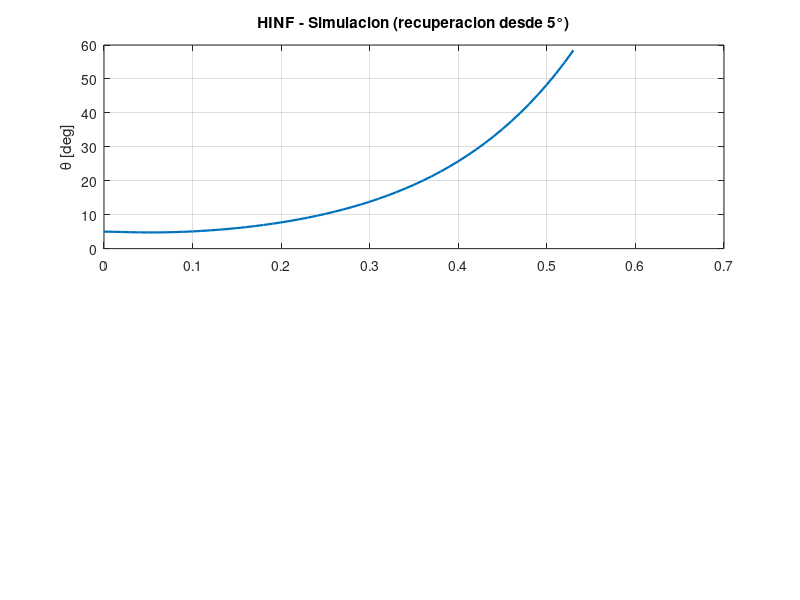

MATLAB code to generate this figure: (Note: this script raises an error after producing the figure.)
function comparar(slug)
% COMPARAR  Simula un controlador, guarda su imagen y compara con hardware.
%   comparar('lqr')   % tambien: lqg, cascada, fopid, imc, hinf
%
% - Simula el lazo cerrado (recuperacion desde theta0=5 deg) -> guarda <slug>_sim.png
% - Carga el CSV real mas reciente de ../resultados/<slug>_*.csv
% - Grafica y guarda la comparativa sim vs hardware -> <slug>_comparativa.png
% - Imprime metricas (theta_RMS, |theta|max, |u|max) de ambos.

if nargin<1, slug='hinf'; end
here   = fileparts(mfilename('fullpath'));
resdir = fullfile(here,'..','resultados');
outdir = here;

%% 1) Simulacion
[t_s, th_s, u_s] = sim_ctrl(slug);
% ---- guardar imagen de la simulacion ----
f1=figure('Color','w','Position',[80 80 640 460]);
subplot(2,1,1); plot(t_s,th_s,'LineWidth',1.6); grid on; ylabel('\theta [deg]');
title(sprintf('%s - Simulacion (recuperacion desde 5°)',upper(slug))); yline(0,'--k');
subplot(2,1,2); plot(t_s,u_s,'LineWidth',1.6); grid on; ylabel('u [PWM]'); xlabel('t [s]');
saveas(f1,fullfile(outdir,[slug '_sim.png']));

%% 2) Cargar data real (hardware)
d = dir(fullfile(resdir,[slug '_2*.csv']));
if isempty(d)
   warning('No hay CSV de hardware para "%s" en %s',slug,resdir);
   th_h=[]; t_h=[]; u_h=[];
else
   [~,ix]=max([d.datenum]); csv=fullfile(resdir,d(ix).name);
   T=readtable(csv); D=T{:,:};
   t_h=(D(:,1)-D(1,1))/1000; th_h=D(:,2); u_h=D(:,6);
   fprintf('Hardware: %s (%d muestras)\n',d(ix).name,numel(t_h));
end

%% 3) Comparativa sim vs hardware
f2=figure('Color','w','Position',[100 100 900 560]);
subplot(2,2,1); plot(t_s,th_s,'b','LineWidth',1.5); grid on; yline(0,'--k');
   title('SIMULACION'); ylabel('\theta [deg]');
subplot(2,2,2);
   if ~isempty(th_h), plot(t_h,th_h,'r','LineWidth',1.0); end
   grid on; yline(0,'--k'); title('HARDWARE'); ylabel('\theta [deg]');
subplot(2,2,3); plot(t_s,u_s,'b','LineWidth',1.5); grid on;
   ylabel('u [PWM]'); xlabel('t [s]');
subplot(2,2,4);
   if ~isempty(u_h), plot(t_h,u_h,'r','LineWidth',1.0); end
   grid on; ylabel('u [PWM]'); xlabel('t [s]');
sgtitle(sprintf('%s : Simulacion vs Hardware',upper(slug)));
saveas(f2,fullfile(outdir,[slug '_comparativa.png']));

%% 4) Metricas
rms=@(v) sqrt(mean(v.^2));
fprintf('\n== %s ==\n',upper(slug));
fprintf('  SIM : thetaRMS=%.3f deg  |theta|max=%.2f  |u|max=%.0f\n',...
        rms(th_s),max(abs(th_s)),max(abs(u_s)));
if ~isempty(th_h)
  fprintf('  HW  : thetaRMS=%.3f deg  |theta|max=%.2f  |u|max=%.0f\n',...
        rms(th_h),max(abs(th_h)),max(abs(u_h)));
end
fprintf('  Imagenes: %s_sim.png , %s_comparativa.png\n',slug,slug);
end

% =====================================================================
function [t,th_deg,u_out]=sim_ctrl(slug)
% Simula el lazo cerrado discreto (dt=10ms) desde theta0=5 deg.
R2D=180/pi; dt=0.01; Tf=4; N=round(Tf/dt);
A=[0 1 0 0; 0 0 -7.4697 0; 0 0 0 1; 0 0 104.6806 0];
B=[0;0.1979;0;-1.4869]*(0.00054/0.00338);      % B REAL
sysd=c2d(ss(A,B,eye(4),zeros(4,1)),dt,'zoh'); Ad=sysd.A; Bd=sysd.B;

% --- coeficientes de controladores dinamicos ---
alpha=10.2314; k2=-20.33; kc=1.19; CASGAIN=4;             % cascada
Klqg=[-70.71 -196.97 -1985.22 -284.52];                  % lqg
num=[-9644.251425 14377.850121 4271.651618 -14402.416908 5348.033021];
den=[1 -1.024125 -0.727214 1.035496 -0.261415];          % hinf
% GL para FOPID (lambda=0.95, mu=0.15)
L=64; lam=0.95; mu=0.15; cI=zeros(1,L); cD=zeros(1,L); cI(1)=1; cD(1)=1;
for j=2:L, cI(j)=cI(j-1)*(1-(-lam+1)/(j-1)); cD(j)=cD(j-1)*(1-(mu+1)/(j-1)); end
hlam=dt^lam; hmu=dt^-mu; ebuf=zeros(1,L);
% estado interno
I1=0; u_imc=0; ehist=zeros(1,5); uhist=zeros(1,5);

x=[0;0;5/R2D;0]; th_deg=zeros(1,N); u_out=zeros(1,N);
for kk=1:N
   th=x(3); thd=x(4);
   switch slug
     case 'lqr'
        u = 59.5*(th*R2D) + 1.7*(thd*R2D);
     case 'lqg'
        u = -(Klqg(3)*th + Klqg(4)*thd);
     case 'cascada'
        e1=-th; I1=max(min(I1+e1*dt,2),-2);
        v=kc*(e1+alpha*I1); w=thd+alpha*th; u=CASGAIN*k2*(v-w);
     case 'imc'
        uref=43.5*(th*R2D)+3.10*(thd*R2D); beta=dt/(0.010+dt);
        u_imc=u_imc+beta*(uref-u_imc); u=0.75*u_imc;
     case 'fopid'
        e=th*R2D; ebuf=[e ebuf(1:end-1)];
        I=hlam*sum(cI.*ebuf); Dv=hmu*sum(cD.*ebuf); I=max(min(I,200),-200);
        u=45*e+12*I+2.5*Dv;
     case 'hinf'
        e=-th; ehist=[e ehist(1:end-1)];
        u=(num*ehist' - den(2:end)*uhist(1:end-1)')/den(1);
        uhist=[u uhist(1:end-1)]; u=0.10*u;
     otherwise, error('controlador desconocido: %s',slug);
   end
   u=max(min(u,255),-255);
   th_deg(kk)=th*R2D; u_out(kk)=u;
   x=Ad*x+Bd*u;
   if abs(x(3)*R2D)>60, th_deg=th_deg(1:kk); u_out=u_out(1:kk); break; end  % cayo
end
t=(0:numel(th_deg)-1)*dt;
end
